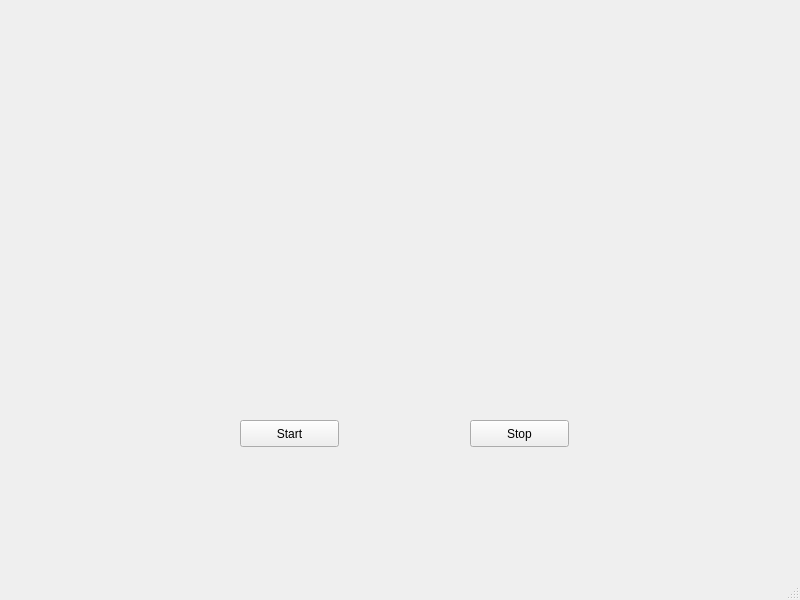
<?xml version="1.0" encoding="UTF-8"?>
<ui version="4.0">
 <class>MainWindow</class>
 <widget class="QMainWindow" name="MainWindow">
  <property name="geometry">
   <rect>
    <x>0</x>
    <y>0</y>
    <width>800</width>
    <height>600</height>
   </rect>
  </property>
  <property name="windowTitle">
   <string>MainWindow</string>
  </property>
  <widget class="QWidget" name="centralwidget">
   <widget class="QLabel" name="imageDisplay">
    <property name="geometry">
     <rect>
      <x>160</x>
      <y>60</y>
      <width>471</width>
      <height>321</height>
     </rect>
    </property>
    <property name="autoFillBackground">
     <bool>false</bool>
    </property>
    <property name="frameShadow">
     <enum>QFrame::Raised</enum>
    </property>
    <property name="lineWidth">
     <number>4</number>
    </property>
    <property name="midLineWidth">
     <number>2</number>
    </property>
    <property name="text">
     <string/>
    </property>
   </widget>
   <widget class="QPushButton" name="Start">
    <property name="geometry">
     <rect>
      <x>240</x>
      <y>420</y>
      <width>99</width>
      <height>27</height>
     </rect>
    </property>
    <property name="text">
     <string>Start</string>
    </property>
   </widget>
   <widget class="QPushButton" name="Stop">
    <property name="geometry">
     <rect>
      <x>470</x>
      <y>420</y>
      <width>99</width>
      <height>27</height>
     </rect>
    </property>
    <property name="text">
     <string>Stop</string>
    </property>
   </widget>
  </widget>
  <widget class="QMenuBar" name="menubar">
   <property name="geometry">
    <rect>
     <x>0</x>
     <y>0</y>
     <width>800</width>
     <height>25</height>
    </rect>
   </property>
  </widget>
  <widget class="QStatusBar" name="statusbar"/>
 </widget>
 <resources/>
 <connections/>
</ui>
